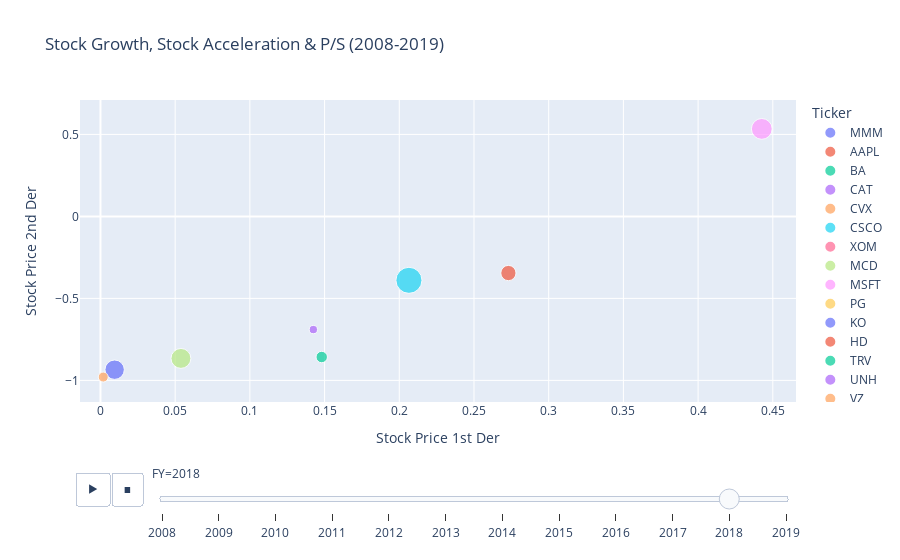

Notebook code for this chart:
### Code cell
# Stock Growth, Stock Acceleration & P/S (2008-2019)
px.scatter(
    df_copy,
    x="Stock Price 1st Der",
    y="Stock Price 2nd Der",
    size="PS",
    color="Ticker",
    hover_name="Ticker", 
    animation_frame="FY",
    title="Stock Growth, Stock Acceleration & P/S (2008-2019)"
)

### Figure 1 — Plotly figure (JSON) as saved in the notebook; plotly's stock layout.template omitted (floating-point values rounded to 4 significant figures)
{"data": [{"hovertemplate": "<b>%{hovertext}</b><br><br>Ticker=MMM<br>FY=2018<br>Stock Price 1st Der=%{x}<br>Stock Price 2nd Der=%{y}<br>PS=%{marker.size}<extra></extra>", "hovertext": ["MMM"], "legendgroup": "MMM", "marker": {"color": "#636efa", "size": [3.579], "sizemode": "area", "sizeref": 0.03397, "symbol": "circle"}, "mode": "markers", "name": "MMM", "showlegend": true, "type": "scatter", "x": [-0.2078], "xaxis": "x", "y": [null], "yaxis": "y"}, {"hovertemplate": "<b>%{hovertext}</b><br><br>Ticker=AAPL<br>FY=2018<br>Stock Price 1st Der=%{x}<br>Stock Price 2nd Der=%{y}<br>PS=%{marker.size}<extra></extra>", "hovertext": ["AAPL"], "legendgroup": "AAPL", "marker": {"color": "#EF553B", "size": [3.96], "sizemode": "area", "sizeref": 0.03397, "symbol": "circle"}, "mode": "markers", "name": "AAPL", "showlegend": true, "type": "scatter", "x": [0.273], "xaxis": "x", "y": [-0.3454], "yaxis": "y"}, {"hovertemplate": "<b>%{hovertext}</b><br><br>Ticker=BA<br>FY=2018<br>Stock Price 1st Der=%{x}<br>Stock Price 2nd Der=%{y}<br>PS=%{marker.size}<extra></extra>", "hovertext": ["BA"], "legendgroup": "BA", "marker": {"color": "#00cc96", "size": [2.221], "sizemode": "area", "sizeref": 0.03397, "symbol": "circle"}, "mode": "markers", "name": "BA", "showlegend": true, "type": "scatter", "x": [0.1481], "xaxis": "x", "y": [-0.8576], "yaxis": "y"}, {"hovertemplate": "<b>%{hovertext}</b><br><br>Ticker=CAT<br>FY=2018<br>Stock Price 1st Der=%{x}<br>Stock Price 2nd Der=%{y}<br>PS=%{marker.size}<extra></extra>", "hovertext": ["CAT"], "legendgroup": "CAT", "marker": {"color": "#ab63fa", "size": [1.406], "sizemode": "area", "sizeref": 0.03397, "symbol": "circle"}, "mode": "markers", "name": "CAT", "showlegend": true, "type": "scatter", "x": [-0.2055], "xaxis": "x", "y": [null], "yaxis": "y"}, {"hovertemplate": "<b>%{hovertext}</b><br><br>Ticker=CVX<br>FY=2018<br>Stock Price 1st Der=%{x}<br>Stock Price 2nd Der=%{y}<br>PS=%{marker.size}<extra></extra>", "hovertext": ["CVX"], "legendgroup": "CVX", "marker": {"color": "#FFA15A", "size": [1.289], "sizemode": "area", "sizeref": 0.03397, "symbol": "circle"}, "mode": "markers", "name": "CVX", "showlegend": true, "type": "scatter", "x": [-0.09758], "xaxis": "x", "y": [null], "yaxis": "y"}, {"hovertemplate": "<b>%{hovertext}</b><br><br>Ticker=CSCO<br>FY=2018<br>Stock Price 1st Der=%{x}<br>Stock Price 2nd Der=%{y}<br>PS=%{marker.size}<extra></extra>", "hovertext": ["CSCO"], "legendgroup": "CSCO", "marker": {"color": "#19d3f3", "size": [4.568], "sizemode": "area", "sizeref": 0.03397, "symbol": "circle"}, "mode": "markers", "name": "CSCO", "showlegend": true, "type": "scatter", "x": [0.4772], "xaxis": "x", "y": [null], "yaxis": "y"}, {"hovertemplate": "<b>%{hovertext}</b><br><br>Ticker=XOM<br>FY=2018<br>Stock Price 1st Der=%{x}<br>Stock Price 2nd Der=%{y}<br>PS=%{marker.size}<extra></extra>", "hovertext": ["XOM"], "legendgroup": "XOM", "marker": {"color": "#FF6692", "size": [1.064], "sizemode": "area", "sizeref": 0.03397, "symbol": "circle"}, "mode": "markers", "name": "XOM", "showlegend": true, "type": "scatter", "x": [-0.167], "xaxis": "x", "y": [null], "yaxis": "y"}, {"hovertemplate": "<b>%{hovertext}</b><br><br>Ticker=MCD<br>FY=2018<br>Stock Price 1st Der=%{x}<br>Stock Price 2nd Der=%{y}<br>PS=%{marker.size}<extra></extra>", "hovertext": ["MCD"], "legendgroup": "MCD", "marker": {"color": "#B6E880", "size": [6.728], "sizemode": "area", "sizeref": 0.03397, "symbol": "circle"}, "mode": "markers", "name": "MCD", "showlegend": true, "type": "scatter", "x": [0.05386], "xaxis": "x", "y": [-0.866], "yaxis": "y"}, {"hovertemplate": "<b>%{hovertext}</b><br><br>Ticker=MSFT<br>FY=2018<br>Stock Price 1st Der=%{x}<br>Stock Price 2nd Der=%{y}<br>PS=%{marker.size}<extra></extra>", "hovertext": ["MSFT"], "legendgroup": "MSFT", "marker": {"color": "#FF97FF", "size": [7.352], "sizemode": "area", "sizeref": 0.03397, "symbol": "circle"}, "mode": "markers", "name": "MSFT", "showlegend": true, "type": "scatter", "x": [0.4426], "xaxis": "x", "y": [0.5335], "yaxis": "y"}, {"hovertemplate": "<b>%{hovertext}</b><br><br>Ticker=PG<br>FY=2018<br>Stock Price 1st Der=%{x}<br>Stock Price 2nd Der=%{y}<br>PS=%{marker.size}<extra></extra>", "hovertext": ["PG"], "legendgroup": "PG", "marker": {"color": "#FECB52", "size": [3.035], "sizemode": "area", "sizeref": 0.03397, "symbol": "circle"}, "mode": "markers", "name": "PG", "showlegend": true, "type": "scatter", "x": [-0.111], "xaxis": "x", "y": [null], "yaxis": "y"}, {"hovertemplate": "<b>%{hovertext}</b><br><br>Ticker=KO<br>FY=2018<br>Stock Price 1st Der=%{x}<br>Stock Price 2nd Der=%{y}<br>PS=%{marker.size}<extra></extra>", "hovertext": ["KO"], "legendgroup": "KO", "marker": {"color": "#636efa", "size": [6.399], "sizemode": "area", "sizeref": 0.03397, "symbol": "circle"}, "mode": "markers", "name": "KO", "showlegend": true, "type": "scatter", "x": [0.009492], "xaxis": "x", "y": [-0.9349], "yaxis": "y"}, {"hovertemplate": "<b>%{hovertext}</b><br><br>Ticker=HD<br>FY=2018<br>Stock Price 1st Der=%{x}<br>Stock Price 2nd Der=%{y}<br>PS=%{marker.size}<extra></extra>", "hovertext": ["HD"], "legendgroup": "HD", "marker": {"color": "#EF553B", "size": [1.933], "sizemode": "area", "sizeref": 0.03397, "symbol": "circle"}, "mode": "markers", "name": "HD", "showlegend": true, "type": "scatter", "x": [-0.005298], "xaxis": "x", "y": [null], "yaxis": "y"}, {"hovertemplate": "<b>%{hovertext}</b><br><br>Ticker=TRV<br>FY=2018<br>Stock Price 1st Der=%{x}<br>Stock Price 2nd Der=%{y}<br>PS=%{marker.size}<extra></extra>", "hovertext": ["TRV"], "legendgroup": "TRV", "marker": {"color": "#00cc96", "size": [1.112], "sizemode": "area", "sizeref": 0.03397, "symbol": "circle"}, "mode": "markers", "name": "TRV", "showlegend": true, "type": "scatter", "x": [-0.1536], "xaxis": "x", "y": [null], "yaxis": "y"}, {"hovertemplate": "<b>%{hovertext}</b><br><br>Ticker=UNH<br>FY=2018<br>Stock Price 1st Der=%{x}<br>Stock Price 2nd Der=%{y}<br>PS=%{marker.size}<extra></extra>", "hovertext": ["UNH"], "legendgroup": "UNH", "marker": {"color": "#ab63fa", "size": [1.151], "sizemode": "area", "sizeref": 0.03397, "symbol": "circle"}, "mode": "markers", "name": "UNH", "showlegend": true, "type": "scatter", "x": [0.1425], "xaxis": "x", "y": [-0.6902], "yaxis": "y"}, {"hovertemplate": "<b>%{hovertext}</b><br><br>Ticker=VZ<br>FY=2018<br>Stock Price 1st Der=%{x}<br>Stock Price 2nd Der=%{y}<br>PS=%{marker.size}<extra></extra>", "hovertext": ["VZ"], "legendgroup": "VZ", "marker": {"color": "#FFA15A", "size": [1.703], "sizemode": "area", "sizeref": 0.03397, "symbol": "circle"}, "mode": "markers", "name": "VZ", "showlegend": true, "type": "scatter", "x": [0.001855], "xaxis": "x", "y": [-0.9798], "yaxis": "y"}, {"hovertemplate": "<b>%{hovertext}</b><br><br>Ticker=V<br>FY=2018<br>Stock Price 1st Der=%{x}<br>Stock Price 2nd Der=%{y}<br>PS=%{marker.size}<extra></extra>", "hovertext": ["V"], "legendgroup": "V", "marker": {"color": "#19d3f3", "size": [11.54], "sizemode": "area", "sizeref": 0.03397, "symbol": "circle"}, "mode": "markers", "name": "V", "showlegend": true, "type": "scatter", "x": [0.2065], "xaxis": "x", "y": [-0.3898], "yaxis": "y"}], "layout": {"autosize": true, "legend": {"itemsizing": "constant", "title": {"text": "Ticker"}, "tracegroupgap": 0}, "sliders": [{"active": 10, "currentvalue": {"prefix": "FY="}, "len": 0.9, "pad": {"b": 10, "t": 60}, "steps": [{"args": [["2008"], {"frame": {"duration": 0, "redraw": false}, "fromcurrent": true, "mode": "immediate", "transition": {"duration": 0, "easing": "linear"}}], "label": "2008", "method": "animate"}, {"args": [["2009"], {"frame": {"duration": 0, "redraw": false}, "fromcurrent": true, "mode": "immediate", "transition": {"duration": 0, "easing": "linear"}}], "label": "2009", "method": "animate"}, {"args": [["2010"], {"frame": {"duration": 0, "redraw": false}, "fromcurrent": true, "mode": "immediate", "transition": {"duration": 0, "easing": "linear"}}], "label": "2010", "method": "animate"}, {"args": [["2011"], {"frame": {"duration": 0, "redraw": false}, "fromcurrent": true, "mode": "immediate", "transition": {"duration": 0, "easing": "linear"}}], "label": "2011", "method": "animate"}, {"args": [["2012"], {"frame": {"duration": 0, "redraw": false}, "fromcurrent": true, "mode": "immediate", "transition": {"duration": 0, "easing": "linear"}}], "label": "2012", "method": "animate"}, {"args": [["2013"], {"frame": {"duration": 0, "redraw": false}, "fromcurrent": true, "mode": "immediate", "transition": {"duration": 0, "easing": "linear"}}], "label": "2013", "method": "animate"}, {"args": [["2014"], {"frame": {"duration": 0, "redraw": false}, "fromcurrent": true, "mode": "immediate", "transition": {"duration": 0, "easing": "linear"}}], "label": "2014", "method": "animate"}, {"args": [["2015"], {"frame": {"duration": 0, "redraw": false}, "fromcurrent": true, "mode": "immediate", "transition": {"duration": 0, "easing": "linear"}}], "label": "2015", "method": "animate"}, {"args": [["2016"], {"frame": {"duration": 0, "redraw": false}, "fromcurrent": true, "mode": "immediate", "transition": {"duration": 0, "easing": "linear"}}], "label": "2016", "method": "animate"}, {"args": [["2017"], {"frame": {"duration": 0, "redraw": false}, "fromcurrent": true, "mode": "immediate", "transition": {"duration": 0, "easing": "linear"}}], "label": "2017", "method": "animate"}, {"args": [["2018"], {"frame": {"duration": 0, "redraw": false}, "fromcurrent": true, "mode": "immediate", "transition": {"duration": 0, "easing": "linear"}}], "label": "2018", "method": "animate"}, {"args": [["2019"], {"frame": {"duration": 0, "redraw": false}, "fromcurrent": true, "mode": "immediate", "transition": {"duration": 0, "easing": "linear"}}], "label": "2019", "method": "animate"}], "x": 0.1, "xanchor": "left", "y": 0, "yanchor": "top"}], "title": {"text": "Stock Growth, Stock Acceleration & P/S (2008-2019)"}, "updatemenus": [{"buttons": [{"args": [null, {"frame": {"duration": 500, "redraw": false}, "fromcurrent": true, "mode": "immediate", "transition": {"duration": 500, "easing": "linear"}}], "label": "&#9654;", "method": "animate"}, {"args": [[null], {"frame": {"duration": 0, "redraw": false}, "fromcurrent": true, "mode": "immediate", "transition": {"duration": 0, "easing": "linear"}}], "label": "&#9724;", "method": "animate"}], "direction": "left", "pad": {"r": 10, "t": 70}, "showactive": false, "type": "buttons", "x": 0.1, "xanchor": "right", "y": 0, "yanchor": "top"}], "xaxis": {"anchor": "y", "autorange": false, "domain": [0, 1], "range": [-0.01369, 0.4655], "title": {"text": "Stock Price 1st Der"}, "type": "linear"}, "yaxis": {"anchor": "x", "autorange": false, "domain": [0, 1], "range": [-1.132, 0.7098], "title": {"text": "Stock Price 2nd Der"}, "type": "linear"}}}
